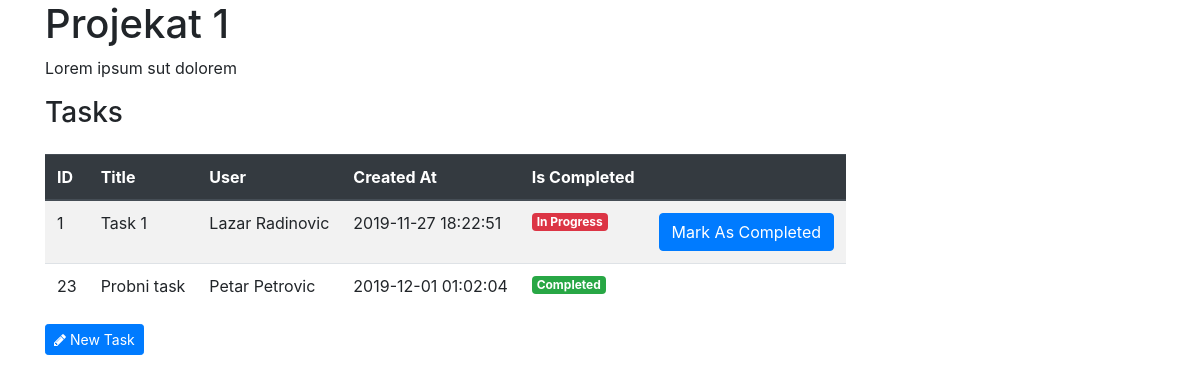
The app's page /projects/project_details.php?id=1 (signed in) with its own data.
### tables this page shows
CREATE TABLE `projects` (
  `id` bigint(20) UNSIGNED NOT NULL,
  `name` varchar(255) NOT NULL,
  `description` text NOT NULL,
  `created_at` datetime NOT NULL,
  `updated_at` datetime NOT NULL
);

CREATE TABLE `tasks` (
  `id` bigint(20) UNSIGNED NOT NULL,
  `title` varchar(255) NOT NULL,
  `description` text NOT NULL,
  `project_id` bigint(20) UNSIGNED NOT NULL,
  `user_id` bigint(20) UNSIGNED NOT NULL,
  `created_at` datetime NOT NULL,
  `updated_at` datetime NOT NULL,
  `is_completed` tinyint(1) NOT NULL DEFAULT '0'
);

CREATE TABLE `users` (
  `id` bigint(20) UNSIGNED NOT NULL,
  `first_name` varchar(256) NOT NULL,
  `last_name` varchar(256) NOT NULL,
  `email` varchar(128) NOT NULL,
  `password` varchar(256) NOT NULL,
  `birth_date` date NOT NULL,
  `gender` enum('male','female') NOT NULL,
  `created_at` datetime NOT NULL,
  `updated_at` datetime NOT NULL
);

### projects/projects_repository.php (called while the page is built, shortened)
<?php
require_once "project.php";
class ProjectRepository{
    private $db;
    public function __construct($db){
        $this->db = $db;
    }
    public function find($id){
        $sql = "SELECT * FROM projects WHERE id = $id";
        $result = $this->db->query($sql);
        $row = $result->fetch_assoc();
        return new Project(
            intval($row["id"]),
            $row["name"],
            $row["description"],
            $row["created_at"],
            $row["updated_at"]
        );
    }
}

### projects/project.php (called while the page is built, shortened)
<?php
class Project
{
    public function __construct($id, $name, $description, $created_at, $updated_at) {
        $this->name = $name;
        $this->description = $description;
    }
}

### tasks/tasks_repository.php (called while the page is built, shortened)
<?php
class TasksRepository{
    private $db;
    public function __construct($db){
        $this->db = $db;
    }
    public function getTasksForProject($projectId){
        $sql = "SELECT *, tasks.id as task_id, users.id as `user_id`, tasks.created_at as task_created_at, tasks.updated_at as task_updated_at, users.created_at as user_created_at, users.updated_at as user_updated_at FROM tasks LEFT JOIN users ON users.id = tasks.user_id WHERE project_id = ".$projectId;
        $result = $this->db->query($sql);
        $tasks = [];
        while($row = $result->fetch_assoc()) {
            $task = new Task();
            $task->id = intval($row["task_id"]);
            $task->name = $row["title"];
            $task->description = $row["description"];
            $task->projectId = intval($row["project_id"]);
            $task->userId = intval($row["user_id"]);
            $task->createdAt = $row["task_created_at"];
            $task->updatedAt = $row["task_updated_at"];
            $task->user = new User(NULL,NULL,NULL,NULL,NULL,NULL,NULL,NULL);
            $task->user->id = $row['user_id'];
            $task->user->firstName = $row['first_name'];
            $task->user->lastName = $row['last_name'];
            $task->user->email = $row['email'];
            $task->user->birthDate = $row['birth_date'];
            $task->user->gender = $row['gender'];
            $task->user->createdAt = $row['user_created_at'];
            $task->user->updatedAt = $row['user_updated_at'];
            $task->isCompleted = $row['is_completed'];
            $tasks[] = $task;
        }
        return $tasks;
    }
}

### projects/project_details.php (the view, shortened to what this page needs)
<?php
require_once "../database.php";
require_once "project.php";
require_once "projects_repository.php";
require_once "../tasks/tasks_repository.php";
$projectId = $dbConnection->real_escape_string($_GET["id"]);
$projectsRepository = new ProjectRepository($dbConnection);
$project = $projectsRepository->find($projectId);
$tasksRepository = new TasksRepository($dbConnection);
$tasks = $tasksRepository->getTasksForProject($projectId);
?>
<html>
    <head>
        <link rel="stylesheet" href="https://stackpath.bootstrapcdn.com/bootstrap/4.4.1/css/bootstrap.min.css">
        <link rel="stylesheet" href="../font-awesome/css/font-awesome.min.css"/>
    </head>
    <body>
        <div class="container">
            <div>
                <div class="row">
                    <div class="col-12">
                        <h1><?=$project->name?></h1>
                    </div>
                </div>
                <div class="row">
                    <div class="col-12">
                        <p><?=$project->description?></p>
                    </div>
                </div>
                <div class="row">
                    <div class="col-12">
                        <h3>Tasks</h3>
                    </div>
                </div>
                <div class="row mt-3">
                <div class="col-12">
                    <table class="table table-striped table-hover table-responsive">
                        <thead class="thead-dark">
                            <tr>
                                <th>ID</th>
                                <th>Title</th>
                                <th>User</th>
                                <th>Created At</th>
                                <th>Is Completed</th>
                                <th></th>
                            </tr>
                        </thead>
                        <tbody>
                            <?php foreach($tasks as $task): ?>
                                <tr>
                                    <td><?=$task->id?></td>
                                    <td><?=$task->name?></td>
                                    <td><?=$task->user->firstName." ".$task->user->lastName?></td>
                                    <td><?=$task->createdAt?></td>
                                    <td>
                                        <?php if($task->isCompleted==1){
                                            echo "<span class=\"badge badge-success\">Completed</span>";
                                        }else{
                                            echo "<span class=\"badge badge-danger\">In Progress</span>";
                                        }
                                        ?>
                                    </td>
                                    <?php if($task->isCompleted==0){
                                    echo "<td><a href=\"../tasks/update_task.php?task_id=".$task->id."&&project_id=".$projectId."\" class=\"btn btn-primary\">Mark As Completed</a></td>";
                                    }else{
                                        echo "<td></td>";
                                    } ?>
                                </tr>
                            <?php endforeach; ?>
                        </tbody>
                    </table>
                </div>
                </div>
            </div>
            <a class="btn btn-sm btn-primary" href="../tasks/create_task.php">
                <i class="fa fa-pencil"></i> New Task
            </a>
        </div>
    </body>
</html>

### records on screen
projects: name "Projekat 1", description "Lorem ipsum sut dolorem"
tasks: id "1", title "Task 1", user.first_name "Lazar", user.last_name "Radinovic", created_at "2019-11-27 18:22:51", is_completed "In Progress"
tasks: id "23", title "Probni task", user.first_name "Petar", user.last_name "Petrovic", created_at "2019-12-01 01:02:04", is_completed "Completed"
